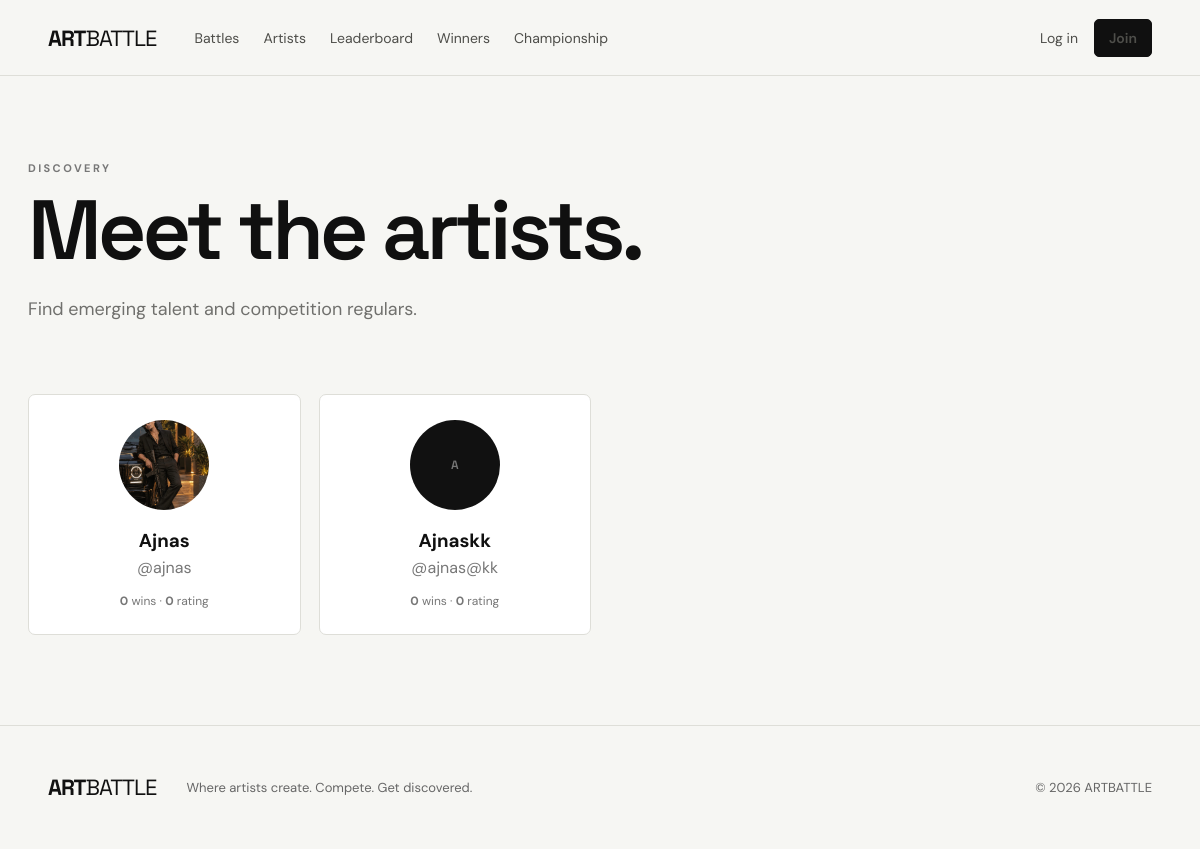
Screenshot of /artists/ with the database file from the repository.
### core/models.py (models this page shows, shortened)
class ArtistProfile(models.Model):
    user = models.OneToOneField(
        User,
        on_delete=models.CASCADE,
        related_name="artist"
    )
    display_name = models.CharField(max_length=80)
    bio = models.TextField(blank=True)
    avatar = models.ImageField(
        upload_to="avatars/",
        blank=True,
        null=True
    )
    country = models.CharField(max_length=60, blank=True)
    website = models.URLField(blank=True)
    rating = models.PositiveIntegerField(default=0)
    wins = models.PositiveIntegerField(default=0)
    top_three = models.PositiveIntegerField(default=0)
    battles_joined = models.PositiveIntegerField(default=0)
    created_at = models.DateTimeField(auto_now_add=True)

### core/views.py (the view)
# urls.py: path("artists/", views.artists, name="artists"),
def artists(request):
    artist_list = (
        ArtistProfile.objects.annotate(
            art_count=Count("artworks")
        )
        .order_by("-rating", "-wins")
    )
    return render(
        request,
        "core/artists.html",
        {"artists": artist_list},
    )

### core/templates/core/artists.html
{% extends 'core/base.html' %}{% block title %}Artists — ARTBATTLE{% endblock %}{% block content %}
<section class="page-head"><div class="eyebrow">DISCOVERY</div><h1>Meet the artists.</h1><p>Find emerging talent and competition regulars.</p></section><div class="artist-grid">{% for a in artists %}<a class="artist-card" href="{% url 'artist_profile' a.user.username %}">{% if a.avatar %}<img src="{{a.avatar.url}}">{% else %}<div class="avatar-placeholder">{{a.display_name|first|upper}}</div>{% endif %}<h3>{{a.display_name}}</h3><p>@{{a.user.username}}</p><div><b>{{a.wins}}</b> wins · <b>{{a.rating}}</b> rating</div></a>{% empty %}<div class="empty">No artists yet.</div>{% endfor %}</div>
{% endblock %}

### core/static/core/style.css (style rules this page uses)
:root { --bg:#f6f6f3;--ink:#101010;--muted:#70706d;--line:#deded8;--card:#fff;--accent:#d8ff3e;--dark:#111;--max:1240px }
* { box-sizing:border-box }
body { margin:0;background:var(--bg);color:var(--ink);font-family:'DM Sans',sans-serif }
a { color:inherit;text-decoration:none }
.eyebrow { font-size:11px;letter-spacing:2.4px;font-weight:700;color:#777;text-transform:uppercase;margin-bottom:16px }
.hero h1,.page-head h1,.form-page h1,.auth-page h1,.battle-hero h1,.champion-hero h1 { font:600 clamp(50px,7vw,90px)/.95 'Space Grotesk';letter-spacing:-4px;margin:0 0 26px }
.page-head { max-width:var(--max);margin:auto;padding:85px 28px 55px }
.page-head p { font-size:18px;color:#70706d }
.artist-grid { max-width:var(--max);margin:0 auto;padding:0 28px 90px;display:grid;grid-template-columns:repeat(4,1fr);gap:18px }
.artist-card { background:#fff;border:1px solid var(--line);padding:25px;text-align:center;border-radius:7px }
.artist-card img,.avatar-placeholder { width:90px;height:90px;border-radius:50%;object-fit:cover;margin:auto;display:block }
.avatar-placeholder,.avatar-xl { background:#111;color:#fff;display:flex;align-items:center;justify-content:center;font:600 35px 'Space Grotesk' }
.artist-card h3 { margin:18px 0 4px }
.artist-card p { color:#777;margin:0 0 15px }
.artist-card div { font-size:12px;color:#777 }

### rows the page displays
ArtistProfile: avatar (picture), display_name "Ajnas", user.username "ajnas", wins "0", rating "0"
ArtistProfile: display_name|first "A", display_name "Ajnaskk", user.username "ajnas@kk", wins "0", rating "0"
